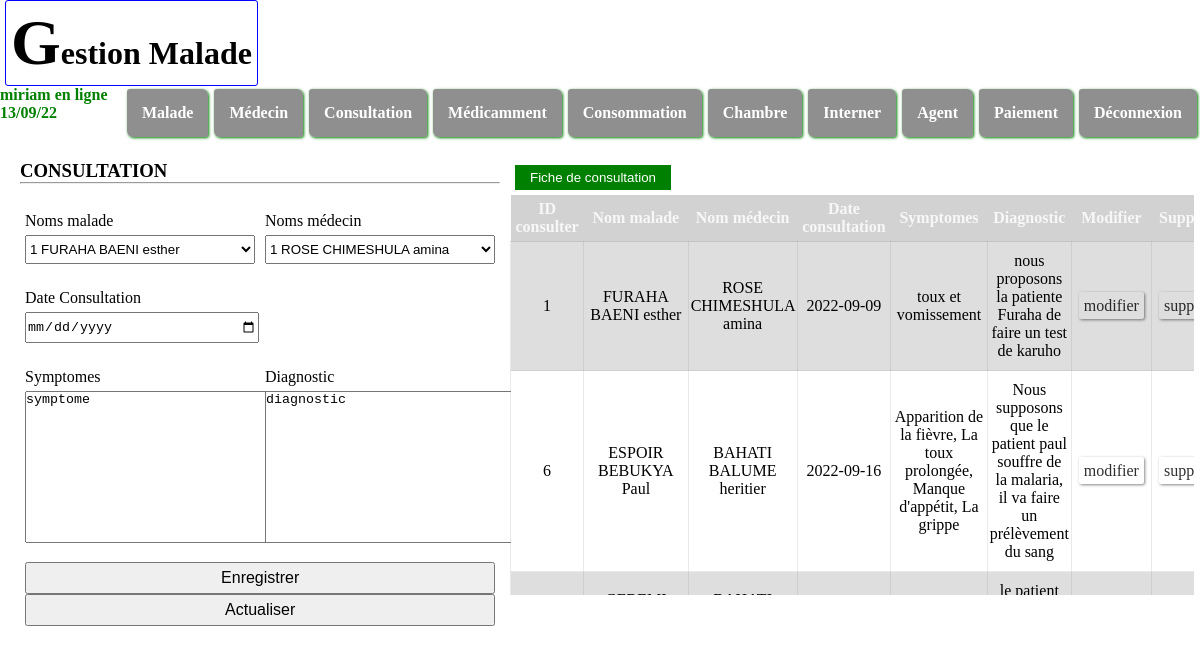
Screenshot of /Fichier_PHP/consulter.php (signed in) with the database file from the repository.
### tables this page shows
CREATE TABLE IF NOT EXISTS `consulter` (
  `idconsulter` int(11) NOT NULL AUTO_INCREMENT,
  `idmala` int(11) NOT NULL,
  `idmed` int(11) NOT NULL,
  `symptome` varchar(200) NOT NULL,
  `diagnostic` varchar(200) NOT NULL,
  `dateconsultation` date NOT NULL,
  PRIMARY KEY (`idconsulter`),
  KEY `idmala` (`idmala`),
  KEY `idmed` (`idmed`)
);

CREATE TABLE IF NOT EXISTS `malade` (
  `idmala` int(11) NOT NULL AUTO_INCREMENT,
  `nomsmalade` varchar(25) NOT NULL,
  `datenaissancemala` date NOT NULL,
  `etatcivilmala` varchar(20) NOT NULL,
  `sexemala` varchar(10) NOT NULL,
  `professionmala` varchar(25) NOT NULL,
  `adresse` varchar(25) NOT NULL,
  `telmala` varchar(20) NOT NULL,
  `poidsmala` varchar(10) NOT NULL,
  `taillemala` varchar(10) NOT NULL,
  `tamala` varchar(10) NOT NULL,
  `frmala` varchar(10) NOT NULL,
  `fcmala` varchar(10) NOT NULL,
  `poulsmala` varchar(10) DEFAULT NULL,
  `tmala` varchar(10) NOT NULL,
  PRIMARY KEY (`idmala`)
);

CREATE TABLE IF NOT EXISTS `medecin` (
  `idmed` int(11) NOT NULL AUTO_INCREMENT,
  `nomsmed` varchar(25) NOT NULL,
  `sexemed` varchar(10) NOT NULL,
  `phonemed` varchar(20) NOT NULL,
  `titremed` varchar(25) NOT NULL,
  `specialitemed` varchar(25) NOT NULL,
  PRIMARY KEY (`idmed`)
);

### Fichier_PHP/consulter.php (the view, shortened to what this page needs)
<?php require 'header.php';
require "pdo.php";
?>
    <main>
    <div class="gauche">
            <form action="" method="post">
                <h3>CONSULTATION</h3><hr></br>
                <div class="gp">
                    <div class="item">
                    <label for="">Noms malade</label> <br>
                    <select name="idmalade">
                        <?php
                        $sql="SELECT idmala, nomsmalade FROM malade";
                        $requete=$pdo->prepare($sql);
                        $requete->execute();
                        $tab=$requete->FetchAll(PDO::FETCH_ASSOC);
                        foreach($tab as $data){
                            $idmala=$data['idmala'];
                            $nomsmalade=$data['nomsmalade'];
                        ?>
                        <option value="<?php echo $idmala?>"><?php echo $idmala . " ".$nomsmalade?></option>
                        <?php
                        }
                         ?>
                    </select>
                    </div>
                    <div class="item">
                    <label for="">Noms médecin</label>
                    <select name="idmedecin">
                    <?php
                        $sql="SELECT idmed ,nomsmed FROM medecin";
                        $requete=$pdo->prepare($sql);
                        $requete->execute();
                        $tab=$requete->FetchAll(PDO::FETCH_ASSOC);
                        foreach($tab as $data){
                            $idmed=$data['idmed'];
                            $nomsmed=$data['nomsmed'];
                        ?>
                        <option value="<?php echo $idmed?>"><?php echo $idmed . " ".$nomsmed?></option>
                        <?php
                        }
                         ?>
                    </select>
                    </div>
                </div>
                <div class="gp">
                    <div class="item">
                    <label for="">Date Consultation</label> <br>
                    <input type="date" name="dateconsultation">
                    </div>
                </div>
                <div class="gp">
                    <div class="item">
                    <label for="">Symptomes</label><br>
                    <textarea name="symptome">symptome</textarea>
                </div>
                    <div class="item">
                    <label for="">Diagnostic</label><br>
                    <textarea name="diagnostic">diagnostic</textarea>
                    </div>
                </div>
                <div class="btn">
                <button type="submit" name="enregistrer">Enregistrer</button>
                <button type="submit" name="actualiser">Actualiser</button>
                </div>
            </form>
    </div>
    <div class="droite">
        <form action="" method="post">
                <button type="submit" name="fac" class="im">Fiche de consultation</button>
        </form>
        <div class="table">
            <table>
                <thead>
                    <tr>
                        <th>ID consulter</th>
                        <th>Nom malade</th>
                        <th>Nom médecin</th>
                        <th>Date consultation</th>
                        <th>Symptomes</th>
                        <th>Diagnostic</th>
                        <th>Modifier</th>
                        <th>Supprimer</th>
                    </tr>
                </thead>
                <tbody>
                <tr>
                    <?php
                    $sql="SELECT consulter.idconsulter, malade.nomsmalade,medecin.nomsmed,consulter.dateconsultation,consulter.symptome,consulter.diagnostic FROM consulter, malade,medecin WHERE malade.idmala=consulter.idmala AND medecin.idmed=consulter.idmed";
                    $requete=$pdo->prepare($sql);
                    $requete->execute();
                    $tab=$requete->FetchAll(PDO::FETCH_ASSOC);
                    foreach($tab as $data){
                        $idconsulter=$data['idconsulter'];
                        $nomsmalade=$data['nomsmalade'];
                        $nomsmed=$data['nomsmed'];
                        $dateconsultation=$data['dateconsultation'];
                        $symptome=$data['symptome'];
                        $diagnostic=$data['diagnostic'];
                        ?>
                        <td><?php echo $idconsulter?></td>
                        <td><?php echo $nomsmalade?></td>
                        <td><?php echo $nomsmed?></td>
                        <td><?php echo $dateconsultation?></td>
                        <td><?php echo $symptome?></td>
                        <td><?php echo $diagnostic?></td>
                        <td><a href="modifier_consult.php?id=<?php echo $idconsulter?>">modifier</a></td>
                        <td><a href="supprimer_consult.php?id=<?php echo $idconsulter?>">supprimer</a></td>
                        </tr>
                        <?php
                }
                    ?>
                </tbody>
            </table>
    </div>
    </main>
</body>
</html>

### fichier_CSS/malade.css (style rules this page uses)
* { padding: 0; margin: 0; }
body main { width: 100%; display: flex; height: auto; margin-top: 20px; position: relative; }
body main .gauche { width: 40%; display: flex; align-items: center; justify-content: center; margin-left: 20px; }
body main .gauche form { width: 100%; display: flex; justify-content: center; flex-direction: column; }
body main .gauche form .gp { width: 100%; display: flex; margin: 10px 0; }
body main .gauche form .gp .item { width: 50%; }
body main .gauche form .gp .item input, select { width: 96%; margin: 5px; padding: 5px 0; }
body main .gauche form .gp .item label { margin: 5px; color: black; }
body main .gauche form .btn { margin-left: 5px; margin-bottom: 10px; width: 98%; }
body main .gauche form .btn button { width: 100%; padding: 5px 0; font-size: 1em; }
body main .droite { width: 57%; margin-left: 10px; }
body main .droite form button { padding: 5px 15px; margin: 5px; display: inline-block; background: green; color: white; border: none; }
body main .droite table { width: 100%; border-collapse: collapse; }
body main .droite table thead { background: rgba(0, 0, 0, 0.178); }
body main .droite table thead tr th { padding: 5px; color: rgba(255, 255, 255, 0.815); }
body main .droite table tbody tr { background: rgba(128, 128, 128, 0.26); text-align: center; }
body main .droite table tbody tr td { border: 1px solid rgba(128, 128, 128, 0.164); padding: 10px 2px; }
body main .droite .table { height: 400px; overflow: auto; }
.im { padding: 5px 15px; margin: 5px; display: inline-block; background: green; color: white; border: none; text-decoration: none; }
* a { text-decoration: none; color: rgba(0, 0, 0, 0.815); padding: 5px; margin: 5px; border-radius: 2px; box-shadow: 1px 1px 3px rgba(0, 0, 0, 0.479); }
main { position: relative; }
textarea { height: 150px; width: 250px; resize: none; margin:5px; }

### rows the page displays
consulter: idconsulter "1", idmala.nomsmalade "FURAHA BAENI esther", idmed.nomsmed "ROSE CHIMESHULA amina", dateconsultation "2022-09-09", symptome "toux et vomissement", diagnostic "nous proposons la patiente Furaha de faire un test de karuho"
consulter: idconsulter "6", idmala.nomsmalade "ESPOIR BEBUKYA Paul", idmed.nomsmed "BAHATI BALUME heritier", dateconsultation "2022-09-16", symptome "Apparition de la fièvre, La toux prolongée, Manque d'appétit, La grippe", diagnostic "Nous supposons que le patient paul souffre de la malaria, il va faire un prélèvement du sang"
consulter: diagnostic "le patient…"

### other values shown
$_SESSION['username'] "miriam"
form field idmalade "1 FURAHA BAENI esther"
form field idmedecin "1 ROSE CHIMESHULA amina"
